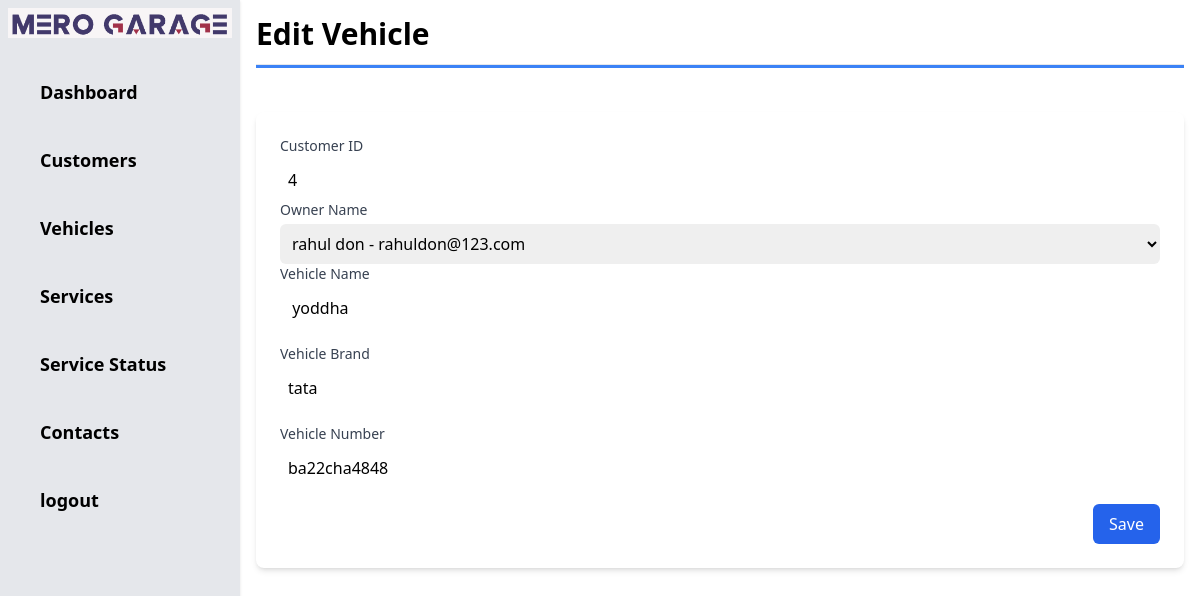
Page /admin/editvehicle.php?vid=4 on the committed database.
### tables this page shows
CREATE TABLE `vehicles` (
  `vid` int(11) NOT NULL,
  `cid` int(50) NOT NULL,
  `cname` varchar(50) NOT NULL,
  `vname` varchar(100) NOT NULL,
  `vbrand` varchar(50) NOT NULL,
  `vnumber` varchar(50) NOT NULL,
  `vservice` varchar(1000) NOT NULL
);

### admin/editvehicle.php (the view, shortened to what this page needs)
<?php include 'header.php'; ?>
<?php
    $vid = $_GET['vid'];
    $qry = "SELECT * FROM vehicles WHERE vid = '$vid'";
    include '../includes/dbconnection.php';
    $result = mysqli_query($conn, $qry);
    $row = mysqli_fetch_assoc($result);
    $cid = $row['cid'];
    $qry2 = "SELECT * FROM customers WHERE cid = '$cid'";
    $result2 = mysqli_query($conn, $qry2);
?>
<h1 class="text-3xl font-bold">Edit Vehicle</h1>
    <hr class="my-3 h-1 bg-blue-500">
        <div class="container mx-auto py-8">
        <div class="bg-white shadow-md rounded-lg p-6">
            <form action="" method="POST">
                <div class="mb-4">
                    <label for="cid" class="block text-sm font-medium text-gray-700">Customer ID</label>
                    <input type="number" id="cid" name="cid" value="<?php echo $row['cid'];?>"
                        class="mt-1 p-2 block w-full rounded-md border-gray-300 focus:border-purple-400 focus:outline-none focus:ring focus:ring-purple-300" required>
                    <label for="cname" class="block text-sm font-medium text-gray-700">Owner Name</label>
                    <select name="cname" id="cname" class="mt-1 p-2 block w-full rounded-md border-gray-300 focus:border-purple-400 focus:outline-none focus:ring focus:ring-purple-300" required>
                        <?php while($row2 = mysqli_fetch_assoc($result2)){  ?>
                            <option><?php echo $row2['cname'];?> - <?php echo $row2['cemail'];?></option>
                        <?php } ?>
                        </select>
                    <label for="name" class="block text-sm font-medium text-gray-700">Vehicle Name</label>
                    <input type="text" id="name" name="vname" value="<?php echo $row['vname'];?>"
                        class="mt-1 p-2 block w-full rounded-md border-gray-300 focus:border-purple-400 focus:outline-none focus:ring focus:ring-purple-300">
                </div>
                <div class="mb-4">
                    <label for="brand" class="block text-sm font-medium text-gray-700">Vehicle Brand</label>
                    <input type="text" id="brand" name="vbrand" value="<?php echo $row['vbrand'];?>"
                        class="mt-1 p-2 block w-full rounded-md border-gray-300 focus:border-purple-400 focus:outline-none focus:ring focus:ring-purple-300">
                </div>
                <div class="mb-4">
                    <label for="phone" class="block text-sm font-medium text-gray-700">Vehicle Number</label>
                    <input type="text" id="phone" name="vnumber" value="<?php echo $row['vnumber'];?>"
                        class="mt-1 p-2 block w-full rounded-md border-gray-300 focus:border-purple-400 focus:outline-none focus:ring focus:ring-purple-300">
                </div>
                <div class="flex justify-end">
                    <button type="submit" name="submit"
                        class="px-4 py-2 bg-blue-600 text-white rounded-md hover:bg-blue-700 focus:outline-none focus:bg-blue-700">Save</button>
                </div>
            </form>
        </div>

### rows in the picture
vehicles: cid "4", vname "yoddha", vbrand "tata", vnumber "ba22cha4848"

### other values in the picture
form field cname "rahul don - rahuldon@123.com"
